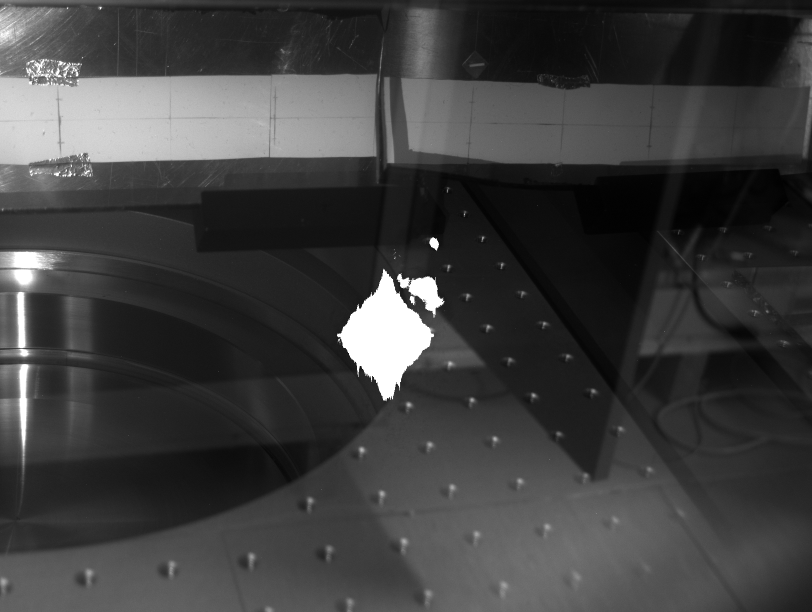
%> input picture MATLAB/OldToys/MPP_Talk_20160719/LowE_Calib.png, 1624 x 1224 px (shown at 1/2 size); the run also reads 4 pictures not shown here
$ octave MPP_talk_20160719.m   (GNU Octave 9; MATLAB toolbox functions it lacks are replaced by stand-ins)
%> lines starting %> are read from the running program, lines starting %| are printed output that depends on the picture
### MATLAB/OldToys/MPP_Talk_20160719/Initialization_20160719.m
%
%
%
%
%
%% imaging calibration of LowE
ROI = load('LowE_ROI.txt');

I_clb = imread('LowE_Calib.png');
%> I_clb is the input picture: size 1224x1624 uint16; min 3152, max 65520, mean 18560.8
I = I_clb(ROI(2):ROI(4),ROI(1):ROI(3));
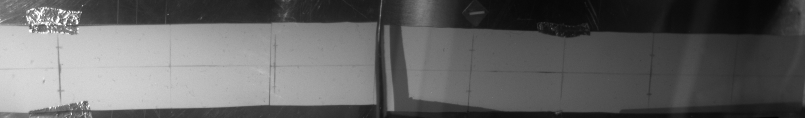
%> I: size 236x1610 uint16 (shown at 1/2 size); min 3968, max 65520, mean 28193.1; drawn with min black and max white
figure(1),imshow(I,[1,1e5]);
%> after `imshow(I,[1,1e5])`:
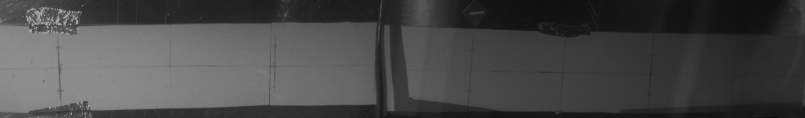
%> displayed picture: size 236x1610, on the screen's scale of 0 to 255 (shown at 1/2 size); min 10, max 167, mean 71.9
%%
PosPz = [119, 342, 550, 753, 944, 1129, 1305, 1470]; % pixel in picture
PosZ = [30, 35, 40, 45, 50, 55, 60, 65 ]; % cm distacne to spec entrance

PosPx = [55, 214];
PosTri = [917, 1, 976, 33];
P = polyfit(PosPz, PosZ, 1);
CLB_Im = @(x) P(1)*x + P(2);

% [4 lines of commented-out code are left out]


%% energy calibration of LowE
Temp = load('LANEX_Calibration_20160714.txt');
LX_En = Temp(:,1)*1e-6; % convert eV to MeV
LX_Z = Temp(:,2)*100; % convert m to cm on lanex
clear('Temp');
%figure(3),plot(LX_En,LX_Z);
CLB_En = @(x) interp1(LX_Z, LX_En, CLB_Im(x));

%% incidence angle correction
hight = -14; % relative hight of LANEX to beam axis
CLB_An = @(x) -pi/2 - 2* atan(CLB_Im(x)/hight);
%%
A_Px = 1:ROI(3)-ROI(1);
A_En = CLB_En(A_Px);
d_En = A_En-[CLB_En(0),A_En(1:end-1)];
A_An = CLB_An(A_Px);
A_X  = linspace(-20,20,PosPx(2)-PosPx(1)+1);
figure(4),plot(A_Px,A_En,'-black');
title('energy calibration')
xlabel('position in picture (px)');
ylabel('energy (MeV)');
axis tight
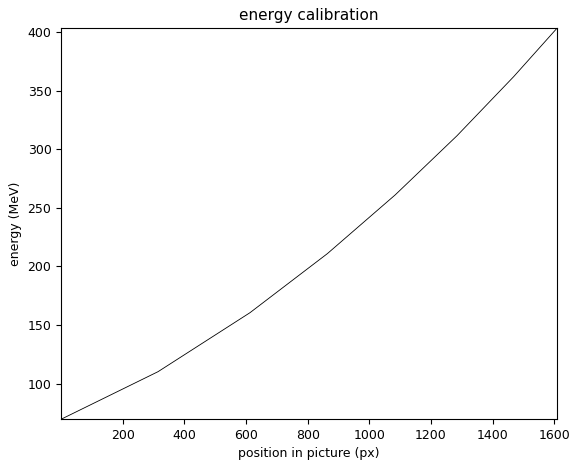
%> figure redrawn from the program's plot data; curve peaks at x = 1609, y = 403.3
figure(5),plot(A_Px,cos(A_An))
title('incidence angle')
xlabel('position in picture (px)');
ylabel('cos \theta_{in}');
axis tight
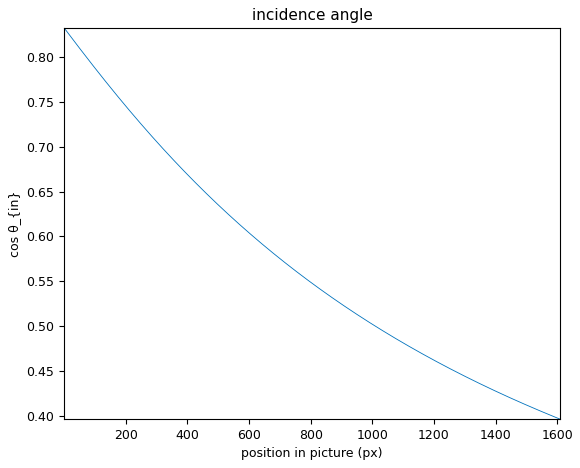
%> figure redrawn from the program's plot data; curve peaks at x = 1, y = 0.832

%% load background
I_bkg1 = double(imread('20160714_000_0001_eSpecLowE.png'));
%> I_bkg1: size 235x1609 double; min 0, max 17280, mean 36.9; mean of the top-left, top-right, bottom-left and bottom-right quarters 29.2, 48, 29.7, 40.9
I_bkg2 = double(imread('20160714_000_0002_eSpecLowE.png'));
%> I_bkg2: size 235x1609 double; min 0, max 17120, mean 36.2; mean of the top-left, top-right, bottom-left and bottom-right quarters 28.1, 46.5, 29.5, 40.4
I_bkg3 = double(imread('20160714_000_0003_eSpecLowE.png'));
%> I_bkg3: size 235x1609 double; min 0, max 17168, mean 37.4; mean of the top-left, top-right, bottom-left and bottom-right quarters 29.2, 48.3, 30.6, 41.5
I_bkg = (I_bkg1 + I_bkg2 + I_bkg3)/3;
figure,imagesc(uint16(I_bkg),[1,5000])
title('bakground')
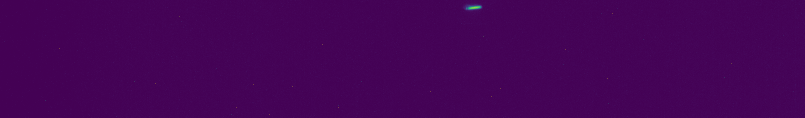
%> displayed picture: size 235x1609x3, on the screen's scale of 0 to 255 (shown at 1/2 size); mean R, G, B 68.5, 2.9, 86.2

### MATLAB/OldToys/MPP_Talk_20160719/MPP_talk_20160719.m
%% Initializaton
Initialized = exist('Initialized','var');
if(~Initialized)
    run('Initialization_20160719.m');
    display('Successfully initialized.')
end

%% process spectra
I = imread('20160714_000_5980_eSpecLowE.png');
I = double(I);
%> I: size 235x1609 double
I_tri  = I (PosTri(2):PosTri(4),PosTri(1):PosTri(3)); % rigion of T-capsule
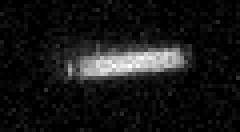
%> I_tri: size 33x60 double (shown 4 times larger); min 0, max 1744, mean 156.9; drawn with min black and max white
I_spec = I(PosPx(1):PosPx(2),A_Px)-I_bkg(PosPx(1):PosPx(2),A_Px);
I_spec = I_spec/sum(sum(I_tri))/2.21*10*0.2;
A_Charge = sum(sum(I_spec));
%> A_Charge = 65.33
display(A_Charge);
%| A_Charge = 65.334

%% plot spectra
figure(86),h=pcolor(A_En,A_X,4*I_spec*diag(d_En.^-1.*cos(A_An).^-1));
set(h,'linestyle','none')
xlabel('Energy (MeV)','FontSize',16);
ylabel('Distance (mm)','FontSize',16);
colorbar
set(gca,'FontSize',16)
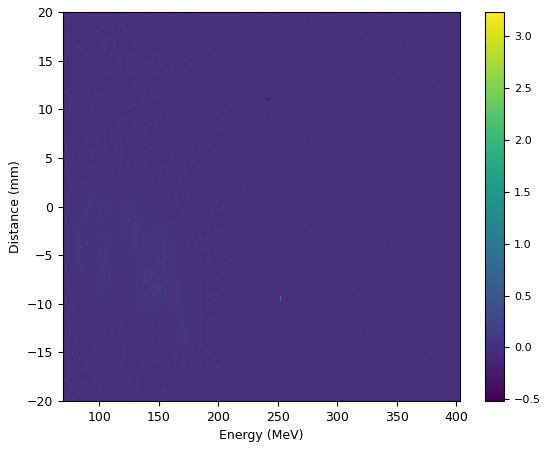
%> figure redrawn from the program's plot data
